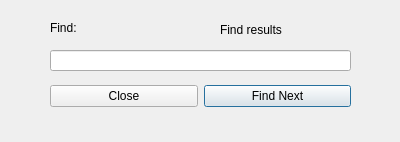
<?xml version="1.0" encoding="UTF-8"?>
<ui version="4.0">
 <class>Find</class>
 <widget class="QDialog" name="Find">
  <property name="enabled">
   <bool>true</bool>
  </property>
  <property name="geometry">
   <rect>
    <x>0</x>
    <y>0</y>
    <width>400</width>
    <height>142</height>
   </rect>
  </property>
  <property name="windowTitle">
   <string>Dialog</string>
  </property>
  <property name="sizeGripEnabled">
   <bool>false</bool>
  </property>
  <widget class="QLineEdit" name="lineEdit">
   <property name="geometry">
    <rect>
     <x>50</x>
     <y>50</y>
     <width>301</width>
     <height>21</height>
    </rect>
   </property>
  </widget>
  <widget class="QWidget" name="horizontalLayoutWidget">
   <property name="geometry">
    <rect>
     <x>50</x>
     <y>80</y>
     <width>301</width>
     <height>32</height>
    </rect>
   </property>
   <layout class="QHBoxLayout" name="horizontalLayout">
    <item>
     <widget class="QPushButton" name="Cancel">
      <property name="text">
       <string>Close</string>
      </property>
     </widget>
    </item>
    <item>
     <widget class="QPushButton" name="FindNext">
      <property name="text">
       <string>Find Next</string>
      </property>
      <property name="default">
       <bool>true</bool>
      </property>
     </widget>
    </item>
   </layout>
  </widget>
  <widget class="QLabel" name="label">
   <property name="geometry">
    <rect>
     <x>50</x>
     <y>20</y>
     <width>60</width>
     <height>16</height>
    </rect>
   </property>
   <property name="text">
    <string>Find:</string>
   </property>
  </widget>
  <widget class="QLabel" name="label_2">
   <property name="geometry">
    <rect>
     <x>220</x>
     <y>20</y>
     <width>131</width>
     <height>20</height>
    </rect>
   </property>
   <property name="text">
    <string>Find results</string>
   </property>
  </widget>
 </widget>
 <resources/>
 <connections/>
</ui>
